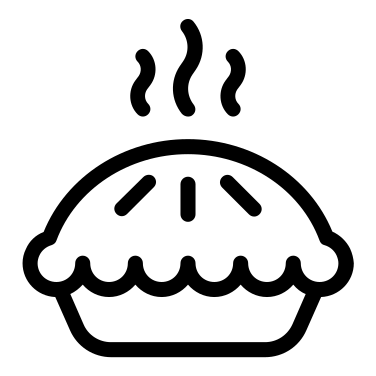
#> input picture Projects/Day084/pie.png, 376 x 376 px
$ python -i helper_functions.py   (imports and definitions only)
#> lines starting #> are read from the running program, lines starting #| are printed output that depends on the picture
from PIL import Image
import tkinter
from tkinter.filedialog import askopenfile

# Configurations
# Color pallet and hex codes come from colorhunt.co
TAN = '#FCF8E8'
BROWN = '#ECB390'
DARK_GREEN = '#94B49F'
FONT_NAME = "Arial"


def watermark(filepath, black_or_white='white', opacity=0.65, output_filename='default'):
    # Load images
#> called with filepath = 'pie.png', black_or_white = 'white', opacity = 0.65, output_filename = 'default'
    img = Image.open(filepath)
#> img is the input picture: PIL image 376x376 LA; mean R, G, B, A 0, 0, 0, 42.3
    logo_black = Image.open('pie.png')

    # Set opacity
    logo = logo_black.convert("RGBA")
    datas = logo.getdata()

    # Change colors and make semi-transparent
    new_data = []
    for item in datas:
        new_opacity = int(item[3] * opacity)

        # If 'white' is selected
        if black_or_white == 'white':
            # If rbg is black (0,0,0) then make it white (255, 255, 255) and opaque
            if item[0:3] == (0, 0, 0):
                new_data.append((255, 255, 255, new_opacity))

            # Otherwise, keep colors but make it transparent
            else:
                new_data.append((item[0], item[1], item[2], 0))

        # Otherwise, assume 'black' is selected
        else:
            # If rbg is black (0,0,0) then keep it black but make opaque
            if item[0:3] == (0, 0, 0):
                new_data.append((0, 0, 0, new_opacity))

            # Otherwise, keep colors but make it transparent
            else:
                new_data.append((item[0], item[1], item[2], 0))
#> after the loop, new_data = 141376 items

    logo.putdata(new_data)

    # Place watermark in the bottom-right corner
    x_placement = img.size[0] - logo.size[0]
#> x_placement = 0
    y_placement = img.size[1] - logo.size[1]
#> y_placement = 0
    logo_placement = (x_placement, y_placement)
#> logo_placement = (0, 0)
    img.paste(logo, logo_placement, logo)
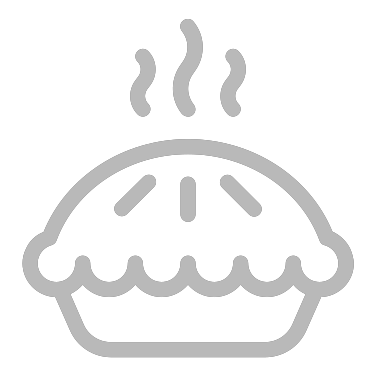
#> img: PIL image 376x376 LA; mean R, G, B, A 27.4, 27.4, 27.4, 32.9; transparent parts drawn white

    # Show image
    img.show()

    # Select the filename from everything after the last backslash
    filename = filepath.split('/')[-1]

    # Return the partial filepath as everything before the filename
    partial_filepath = filepath[:-len(filename)]

    # Save image
    if output_filename == 'default':
        name_split = filename.split('.')
        output_filename = name_split[0] + '_watermarked.' + name_split[1]
    img.save(partial_filepath + output_filename)


def mark_file(color):
    # Identify the filepath of the selected file
    file_path = askopenfile(mode='r', filetypes=[('Image Files', '*jpeg'), ('Image Files', '*png')])
    if file_path is not None:
        print(file_path.name)

        # Add watermark
        watermark(file_path.name, black_or_white=color)

    # On completion or cancellation, guide user where new file is saved
    success = 'Check the source folder of the original image.'
    success_label = tkinter.Label(text=success, bg=TAN, fg=DARK_GREEN, font=(FONT_NAME, 16))
    success_label.grid(row=4, columnspan=2, pady=20)

>>> result = watermark('pie.png')
